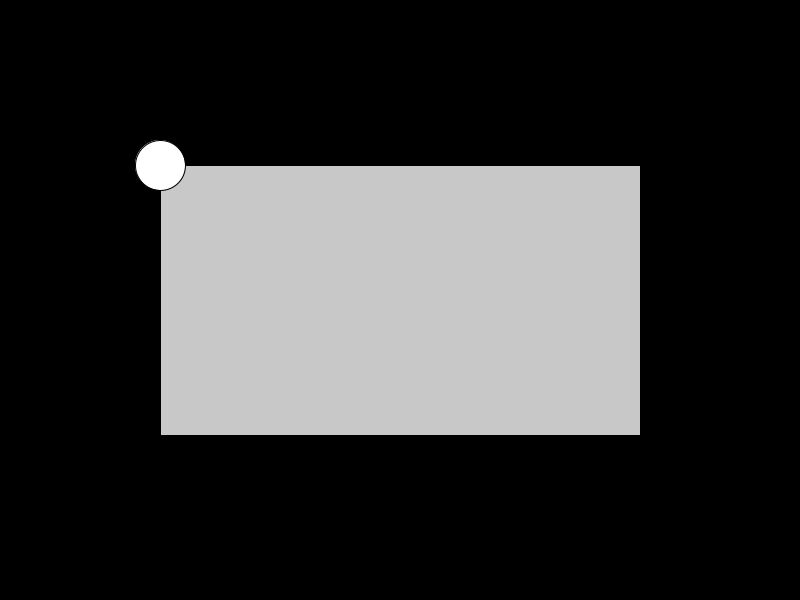
Frame 1 (no input)
Frame 60 (the mouse pressed at the canvas centre just before this capture): identical to frame 1, image omitted
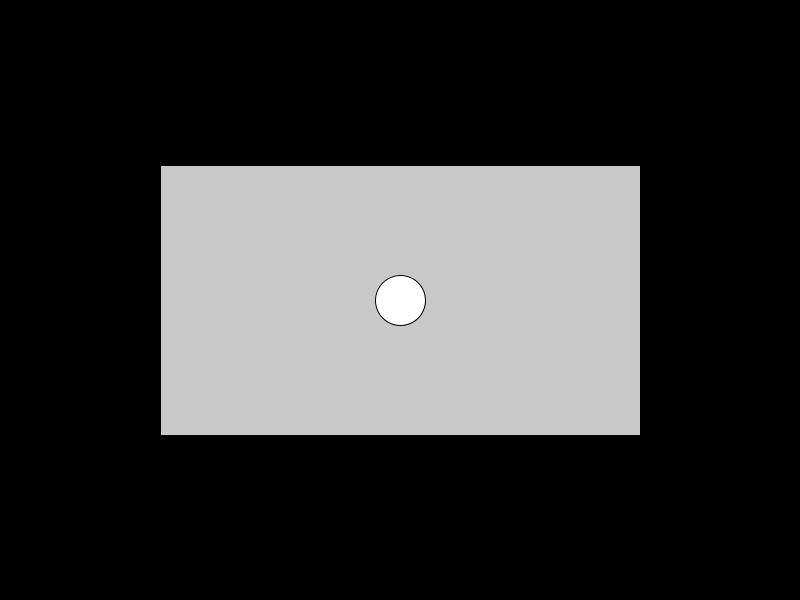
Frame 120 (the mouse held since frame 60 and released just before this capture)

The Processing sketch that drew these frames (run headless with seeded random() and noise(); from frame 60 on, the mouse is pressed at the canvas centre):

// Processing sketch: Tarefa_8
// ── Tarefa_8.pde
PVector rectSize = new PVector(480, 270);
PVector rectPosition;

void setup() {
  size(800, 600);
  rectPosition = new PVector(width/2 - rectSize.x/2, height/2 - rectSize.y/2);
}

void draw() {
   clear();
   background(0);
    
   drawRectOn(rectPosition, rectSize);
}

PVector getBallMappedPositionTo(PVector rectSize) {
 
  PVector mappedPosition = new PVector(0,0);
  
  float mappedX = map(parseFloat(mouseX), 0, width, 0, rectSize.x);
  float mappedY = map(parseFloat(mouseY), 0, height, 0, rectSize.y);
    
  mappedPosition = new PVector(mappedX, mappedY);

  return mappedPosition;
}

void drawRectOn(PVector position, PVector size) {
  
   fill(200);
   rect(position.x, position.y, size.x, size.y);
   
   drawEllipseBasedOn(position, size, getBallMappedPositionTo(size));
  
}

void drawEllipseBasedOn(PVector rectPosition, PVector rectSize, PVector ballMappedPosition) {
  fill(255);
  ellipse(rectPosition.x + ballMappedPosition.x, rectPosition.y + ballMappedPosition.y, 50, 50);
}
